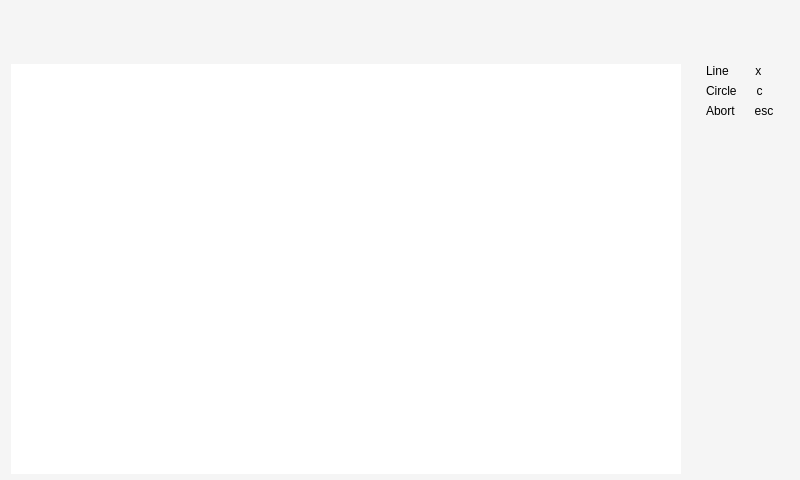
<?xml version="1.0" encoding="UTF-8"?>
<ui version="4.0">
 <class>qtdraw</class>
 <widget class="QMainWindow" name="qtdraw">
  <property name="geometry">
   <rect>
    <x>0</x>
    <y>0</y>
    <width>800</width>
    <height>480</height>
   </rect>
  </property>
  <property name="sizePolicy">
   <sizepolicy hsizetype="Fixed" vsizetype="Fixed">
    <horstretch>0</horstretch>
    <verstretch>0</verstretch>
   </sizepolicy>
  </property>
  <property name="palette">
   <palette>
    <active>
     <colorrole role="Base">
      <brush brushstyle="SolidPattern">
       <color alpha="255">
        <red>247</red>
        <green>247</green>
        <blue>247</blue>
       </color>
      </brush>
     </colorrole>
     <colorrole role="Window">
      <brush brushstyle="SolidPattern">
       <color alpha="255">
        <red>245</red>
        <green>245</green>
        <blue>245</blue>
       </color>
      </brush>
     </colorrole>
    </active>
    <inactive>
     <colorrole role="Base">
      <brush brushstyle="SolidPattern">
       <color alpha="255">
        <red>247</red>
        <green>247</green>
        <blue>247</blue>
       </color>
      </brush>
     </colorrole>
     <colorrole role="Window">
      <brush brushstyle="SolidPattern">
       <color alpha="255">
        <red>245</red>
        <green>245</green>
        <blue>245</blue>
       </color>
      </brush>
     </colorrole>
    </inactive>
    <disabled>
     <colorrole role="Base">
      <brush brushstyle="SolidPattern">
       <color alpha="255">
        <red>245</red>
        <green>245</green>
        <blue>245</blue>
       </color>
      </brush>
     </colorrole>
     <colorrole role="Window">
      <brush brushstyle="SolidPattern">
       <color alpha="255">
        <red>245</red>
        <green>245</green>
        <blue>245</blue>
       </color>
      </brush>
     </colorrole>
    </disabled>
   </palette>
  </property>
  <property name="mouseTracking">
   <bool>false</bool>
  </property>
  <property name="windowTitle">
   <string>qtdraw</string>
  </property>
  <property name="autoFillBackground">
   <bool>false</bool>
  </property>
  <widget class="QWidget" name="centralWidget">
   <property name="autoFillBackground">
    <bool>false</bool>
   </property>
   <widget class="QWidget" name="gridLayoutWidget">
    <property name="geometry">
     <rect>
      <x>0</x>
      <y>0</y>
      <width>811</width>
      <height>486</height>
     </rect>
    </property>
    <layout class="QGridLayout" name="gridLayout">
     <property name="leftMargin">
      <number>0</number>
     </property>
     <item row="0" column="1">
      <widget class="QFrame" name="horizontalFrame">
       <property name="minimumSize">
        <size>
         <width>675</width>
         <height>0</height>
        </size>
       </property>
       <layout class="QHBoxLayout" name="horizontalLayout">
        <item>
         <widget class="QLabel" name="message">
          <property name="sizePolicy">
           <sizepolicy hsizetype="Fixed" vsizetype="Fixed">
            <horstretch>0</horstretch>
            <verstretch>0</verstretch>
           </sizepolicy>
          </property>
          <property name="minimumSize">
           <size>
            <width>0</width>
            <height>0</height>
           </size>
          </property>
          <property name="text">
           <string/>
          </property>
         </widget>
        </item>
       </layout>
      </widget>
     </item>
     <item row="1" column="1">
      <widget class="QWidget" name="canvas" native="true">
       <property name="enabled">
        <bool>true</bool>
       </property>
       <property name="sizePolicy">
        <sizepolicy hsizetype="Fixed" vsizetype="Fixed">
         <horstretch>0</horstretch>
         <verstretch>0</verstretch>
        </sizepolicy>
       </property>
       <property name="minimumSize">
        <size>
         <width>670</width>
         <height>410</height>
        </size>
       </property>
       <property name="maximumSize">
        <size>
         <width>400</width>
         <height>400</height>
        </size>
       </property>
       <property name="palette">
        <palette>
         <active>
          <colorrole role="Base">
           <brush brushstyle="SolidPattern">
            <color alpha="255">
             <red>231</red>
             <green>231</green>
             <blue>231</blue>
            </color>
           </brush>
          </colorrole>
          <colorrole role="Window">
           <brush brushstyle="SolidPattern">
            <color alpha="255">
             <red>255</red>
             <green>255</green>
             <blue>255</blue>
            </color>
           </brush>
          </colorrole>
         </active>
         <inactive>
          <colorrole role="Base">
           <brush brushstyle="SolidPattern">
            <color alpha="255">
             <red>231</red>
             <green>231</green>
             <blue>231</blue>
            </color>
           </brush>
          </colorrole>
          <colorrole role="Window">
           <brush brushstyle="SolidPattern">
            <color alpha="255">
             <red>255</red>
             <green>255</green>
             <blue>255</blue>
            </color>
           </brush>
          </colorrole>
         </inactive>
         <disabled>
          <colorrole role="Base">
           <brush brushstyle="SolidPattern">
            <color alpha="255">
             <red>255</red>
             <green>255</green>
             <blue>255</blue>
            </color>
           </brush>
          </colorrole>
          <colorrole role="Window">
           <brush brushstyle="SolidPattern">
            <color alpha="255">
             <red>255</red>
             <green>255</green>
             <blue>255</blue>
            </color>
           </brush>
          </colorrole>
         </disabled>
        </palette>
       </property>
       <property name="mouseTracking">
        <bool>true</bool>
       </property>
       <property name="autoFillBackground">
        <bool>true</bool>
       </property>
      </widget>
     </item>
     <item row="1" column="2">
      <widget class="QFrame" name="verticalFrame">
       <property name="maximumSize">
        <size>
         <width>100</width>
         <height>16777215</height>
        </size>
       </property>
       <layout class="QVBoxLayout" name="verticalLayout_2">
        <property name="spacing">
         <number>6</number>
        </property>
        <item>
         <widget class="QLabel" name="lineLabel">
          <property name="sizePolicy">
           <sizepolicy hsizetype="Fixed" vsizetype="Fixed">
            <horstretch>0</horstretch>
            <verstretch>0</verstretch>
           </sizepolicy>
          </property>
          <property name="text">
           <string>Line        x</string>
          </property>
         </widget>
        </item>
        <item>
         <widget class="QLabel" name="circleLabel">
          <property name="sizePolicy">
           <sizepolicy hsizetype="Fixed" vsizetype="Fixed">
            <horstretch>0</horstretch>
            <verstretch>0</verstretch>
           </sizepolicy>
          </property>
          <property name="text">
           <string>Circle      c</string>
          </property>
         </widget>
        </item>
        <item>
         <widget class="QLabel" name="abortLabel">
          <property name="sizePolicy">
           <sizepolicy hsizetype="Fixed" vsizetype="Fixed">
            <horstretch>0</horstretch>
            <verstretch>0</verstretch>
           </sizepolicy>
          </property>
          <property name="text">
           <string>Abort      esc</string>
          </property>
         </widget>
        </item>
        <item>
         <spacer name="verticalSpacer">
          <property name="orientation">
           <enum>Qt::Vertical</enum>
          </property>
          <property name="sizeType">
           <enum>QSizePolicy::Fixed</enum>
          </property>
          <property name="sizeHint" stdset="0">
           <size>
            <width>1</width>
            <height>387</height>
           </size>
          </property>
         </spacer>
        </item>
       </layout>
      </widget>
     </item>
     <item row="1" column="0">
      <spacer name="horizontalSpacer">
       <property name="orientation">
        <enum>Qt::Horizontal</enum>
       </property>
       <property name="sizeType">
        <enum>QSizePolicy::Fixed</enum>
       </property>
       <property name="sizeHint" stdset="0">
        <size>
         <width>8</width>
         <height>20</height>
        </size>
       </property>
      </spacer>
     </item>
    </layout>
   </widget>
  </widget>
 </widget>
 <layoutdefault spacing="6" margin="11"/>
 <resources/>
 <connections/>
</ui>
